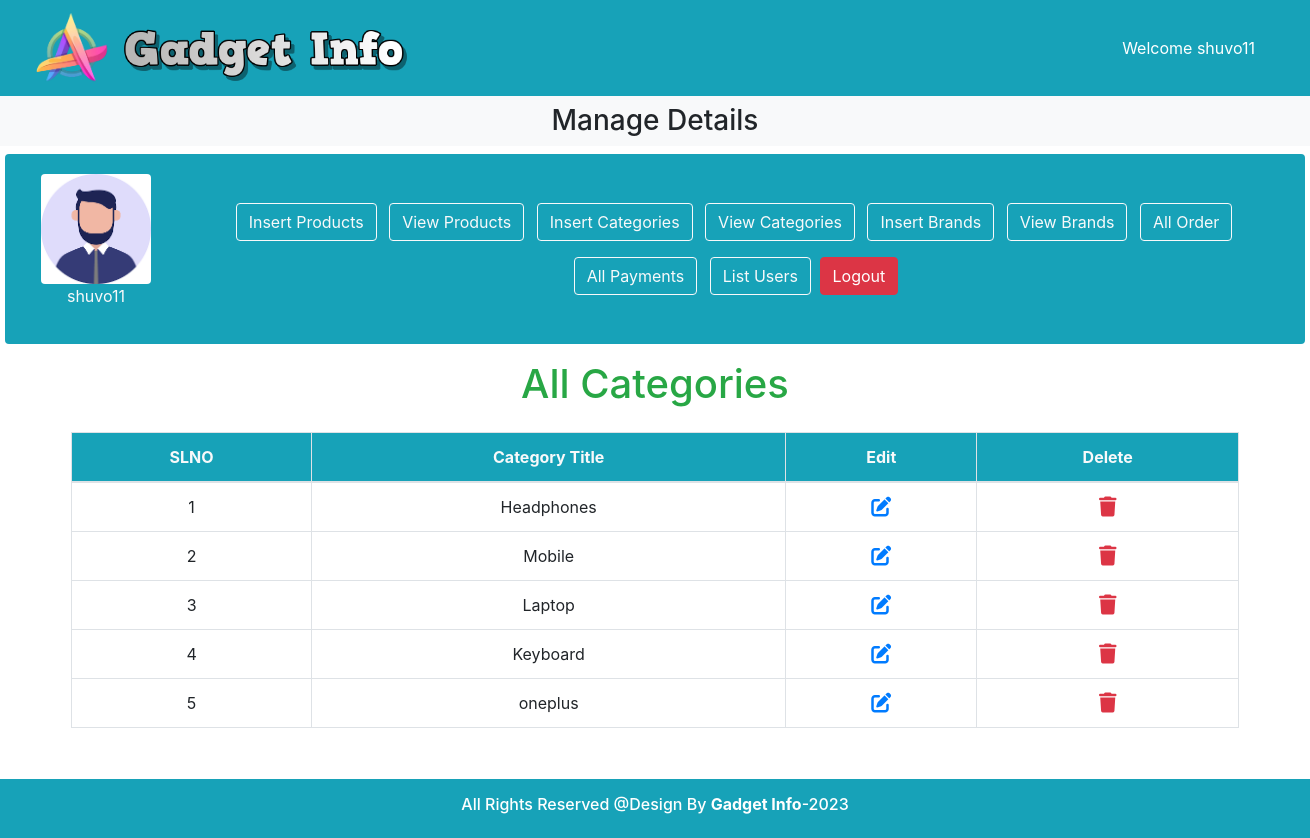
The page /admin_area/index.php?view_categories (signed in) on the database its author committed.
### tables this page shows
CREATE TABLE `admin_table` (
  `user_id` int(11) NOT NULL,
  `username` varchar(100) NOT NULL,
  `user_email` varchar(100) NOT NULL,
  `user_password` varchar(255) NOT NULL,
  `user_images` varchar(255) NOT NULL,
  `user_ip` varchar(100) NOT NULL,
  `user_address` varchar(255) NOT NULL,
  `user_mobile` varchar(255) NOT NULL
);

CREATE TABLE `categories` (
  `category_id` int(11) NOT NULL,
  `category_title` varchar(100) NOT NULL
);

### admin_area/view_categories.php (the view)
<h1 class="text-center text-success">All Categories</h1>
<table class="table table-bordered mt-4  rounded" style="margin-bottom: 110px;padding-bottom: 0px;">
    <thead class="bg-info">
        <tr class="text-light text-center">
            <th>SLNO</th>
            <th>Category Title</th>
            <th>Edit</th>
            <th>Delete</th>
        </tr>
    </thead>
    <tbody class=" text-center">
    <?php
    $select_cat="select * from `categories`";
    $result=mysqli_query($con,$select_cat);
    $number=0;
    while($row=mysqli_fetch_assoc($result)){
        $category_id=$row['category_id'];
        $category_title=$row['category_title'];
        $number++;
    ?>
        <tr>
        <td><?php echo $number;?></td>
        <td><?php echo $category_title;?></td>
        <td class='align-middle'><a href='index.php?edit_category=<?php echo $category_id ?>' class=''><i class='fa-solid fa-pen-to-square fa-lg'></i></a></td>
        <td class='align-middle'><a href='index.php?delete_category=<?php echo $category_id ?>' class='text-danger'><i class='fa-solid fa-trash fa-lg'></i></a></td>
    </tr>
<?php
}?>
</tbody>
</table>

### admin_area/index.php (shortened to what this page needs)
<?php
include('../functions/common_function.php');
?>
<!DOCTYPE html>
<html lang="en">
<head>
    <link rel="stylesheet" href="https://cdn.jsdelivr.net/npm/bootstrap@4.4.1/dist/css/bootstrap.min.css">
    <link rel="stylesheet" href="https://cdnjs.cloudflare.com/ajax/libs/font-awesome/6.5.1/css/all.min.css">
    <link rel="stylesheet" href="../style.css">
</head>
<body>
    <div class="container-fluid p-0">
        <nav class="navbar navbar-expand-lg navbar-light bg-info">
            <div class="container-fluid">
            <div class="d-flex ">
            <img src="../images/Logo0.png" alt="" style="width:80px;height:80px;" class="mr-2">
            <a class="mt-3" href="index.php"><img src="../images/Logo.png" alt="HTML tutorial" style="width:293px;height:62px;"></a>
</div>
                <nav class="navbar navbar-expand-lg">
                    <ul class="navbar-nav">
                        <li class="nav-item">
                            <a href="" class="text-white"><?php
if(!isset($_SESSION['username'])){
  echo "
  <a class='text-white' href='#'>Welcome Guest</a>
";
}else{
  echo "
  <a class='nav-link text-white' href='#'> Welcome ".$_SESSION['username']."</a>
  ";
}
?></a>
                        </li>
                    </ul>
                </nav>
            </div>
        </nav>
        <div class="bg-light">
            <h3 class="text-center p-2">Manage Details</h3>
        </div>
        <div class="row">
            <div class="col-md 12 bg-info p-1 d-flex align-items-center rounded">
                <div class="p-3 ml-3">
                    <?php
                    $username=$_SESSION['username'];
                    $user_image=" Select * from `admin_table` where username='$username'";
                    $result_image=mysqli_query($con,$user_image);
                    $row_image=mysqli_fetch_array($result_image);
                    $user_image=$row_image['user_images'];
                    echo "
                    <a href='#'><img src='./product_images/$user_image' alt='' class='rounded'  style='height:110px'></a>
                    ";
                    ?>
                    <h class=" ">
                        <?php
                        if(!isset($_SESSION['username'])){
                        echo "
                        <p class='text-light text-center' href='#'>Admin Name</p>
                        ";
                        }else{
                        echo "
                        <p class='text-light text-center' href='#'> ".$_SESSION['username']."</p>
                        ";
                        }
                        ?>
                    </h>
                </div>
                <div class="button adbutton text-center ">
            <a class="btn btn-outline-light mx-1 my-2" href="insert_product.php">Insert Products</a>
            <a class="btn btn-outline-light mx-1 my-2" href="index.php?view_products">View Products</a>
            <a class="btn btn-outline-light mx-1 my-2" href="index.php?insert_category">Insert Categories</a>
            <a class="btn btn-outline-light mx-1 my-2" href="index.php?view_categories">View Categories</a>
            <a class="btn btn-outline-light mx-1 my-2" href="index.php?insert_brand">Insert Brands</a>
            <a class="btn btn-outline-light mx-1 my-2" href="index.php?view_brands">View Brands</a>
            <a class="btn btn-outline-light mx-1 my-2" href="index.php?list_orders">All Order</a>
            <a class="btn btn-outline-light mx-1 my-2" href="index.php?list_payments">All Payments</a>
            <a class="btn btn-outline-light mx-1 my-2" href="index.php?list_users">List Users</a>
            <?php if(!isset($_SESSION['username'])){
  echo "
  <a class=' btn-outline-light' href='admin_login.php'> Logout</a>
   ";
}else{
  echo "
  <a class='btn btn-danger' href='admin_logout.php'> Logout</a>
   ";
}
?>
          </div>
            </div>
        </div>
        <div class="container my-3 mb-5 ">
            <?php
            if(isset($_GET['view_categories'])){
                include('view_categories.php');
            }
            ?>
        </div>
        <div class="fixed-bottom ">
    <div class="bg-info p-3 text-center text-white">
        <h6>All Rights Reserved @Design By <b>Gadget Info</b>-2023</h6>
    </div>
</body>
</html>

### style.css (style rules this page uses)
* { margin: 0; padding: 0; box-sizing: border-box; }
.row { width: 1300px; margin: auto; overflow: hidden; text-align: center; }
img { height: 70px; }
.container { max-width: 1200px; padding: 0 1rem; margin: 0 auto; }

### rows shown on the page
admin_table: user_images (picture)
categories: category_title "Headphones"
categories: category_title "Mobile"
categories: category_title "Laptop"
categories: category_title "Keyboard"
categories: category_title "oneplus"

### other values the page prints
$_SESSION['username'] "shuvo11"
